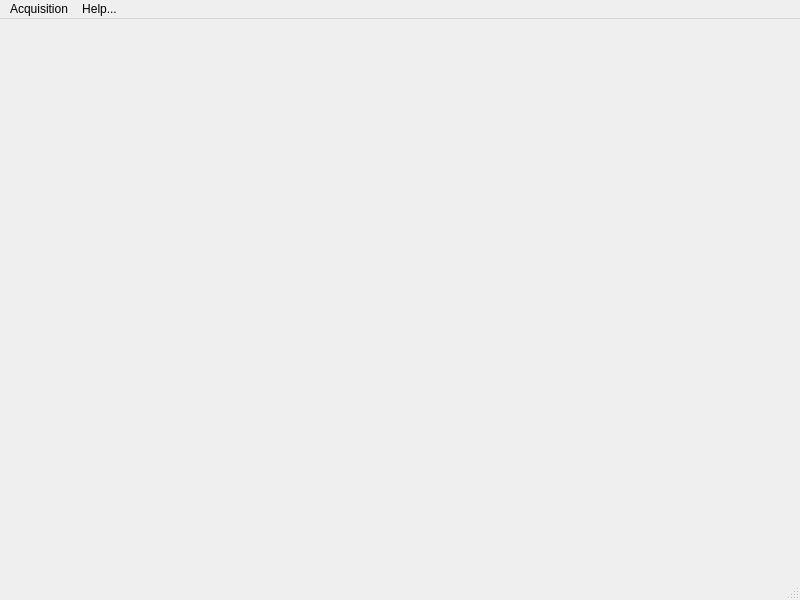
<?xml version="1.0" encoding="UTF-8"?>
<ui version="4.0">
 <class>MainWindow</class>
 <widget class="QMainWindow" name="MainWindow">
  <property name="geometry">
   <rect>
    <x>0</x>
    <y>0</y>
    <width>800</width>
    <height>600</height>
   </rect>
  </property>
  <property name="windowTitle">
   <string>LynxNoveau</string>
  </property>
  <widget class="QWidget" name="centralwidget">
   <layout class="QVBoxLayout" name="verticalLayout"/>
  </widget>
  <widget class="QMenuBar" name="menubar">
   <property name="geometry">
    <rect>
     <x>0</x>
     <y>0</y>
     <width>800</width>
     <height>21</height>
    </rect>
   </property>
   <widget class="QMenu" name="menuAcquisition">
    <property name="title">
     <string>Acquisition</string>
    </property>
    <addaction name="actionStart"/>
    <addaction name="actionStop"/>
    <addaction name="actionPause"/>
    <addaction name="actionConfigure"/>
   </widget>
   <widget class="QMenu" name="menuHelp">
    <property name="title">
     <string>Help...</string>
    </property>
   </widget>
   <addaction name="menuAcquisition"/>
   <addaction name="menuHelp"/>
  </widget>
  <widget class="QStatusBar" name="statusbar"/>
  <action name="actionStart">
   <property name="text">
    <string>Start</string>
   </property>
  </action>
  <action name="actionStop">
   <property name="text">
    <string>Stop</string>
   </property>
  </action>
  <action name="actionPause">
   <property name="text">
    <string>Pause</string>
   </property>
  </action>
  <action name="actionConfigure">
   <property name="text">
    <string>Configure...</string>
   </property>
  </action>
 </widget>
 <resources/>
 <connections/>
</ui>
